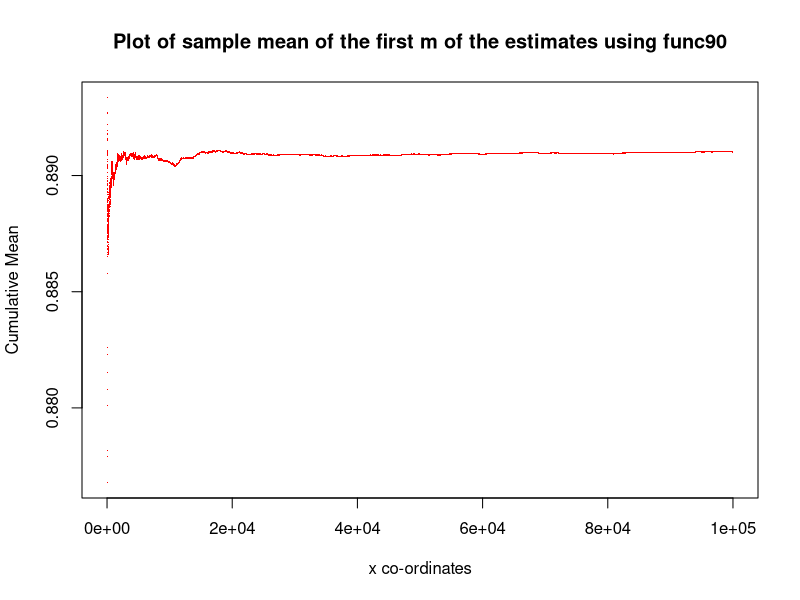
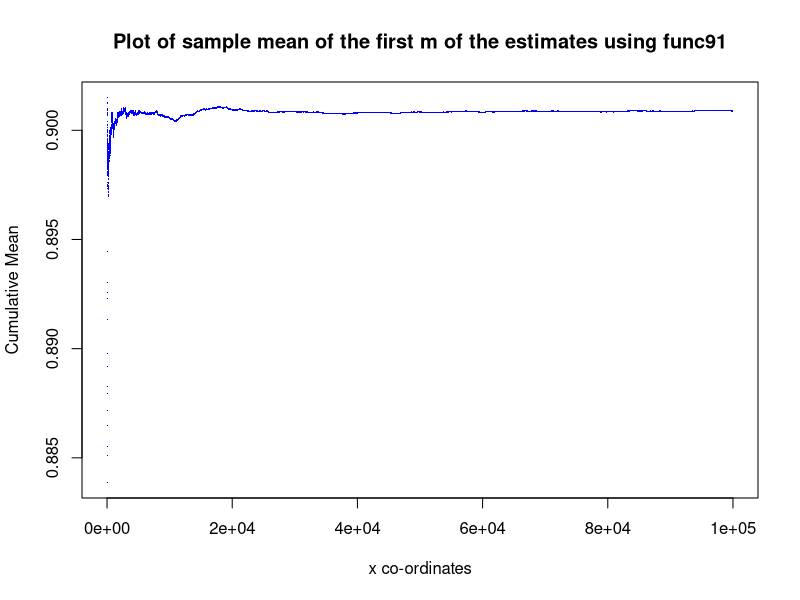
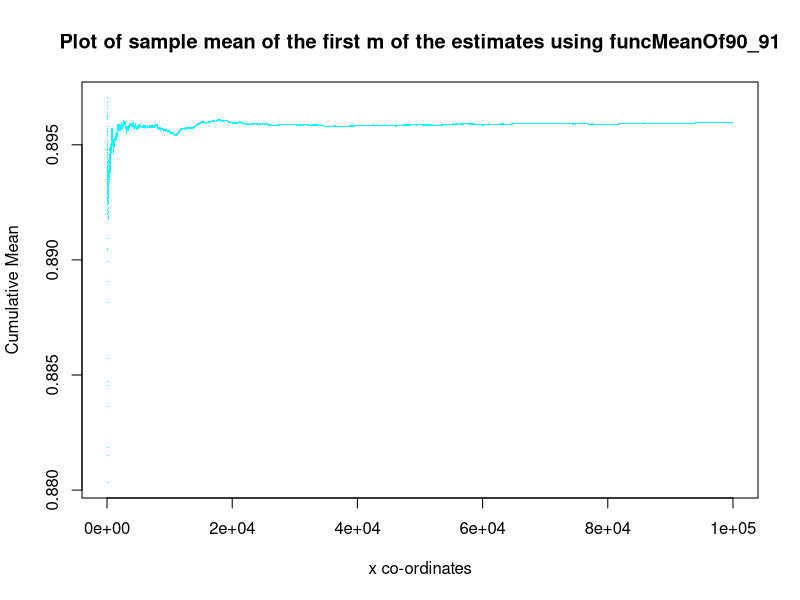
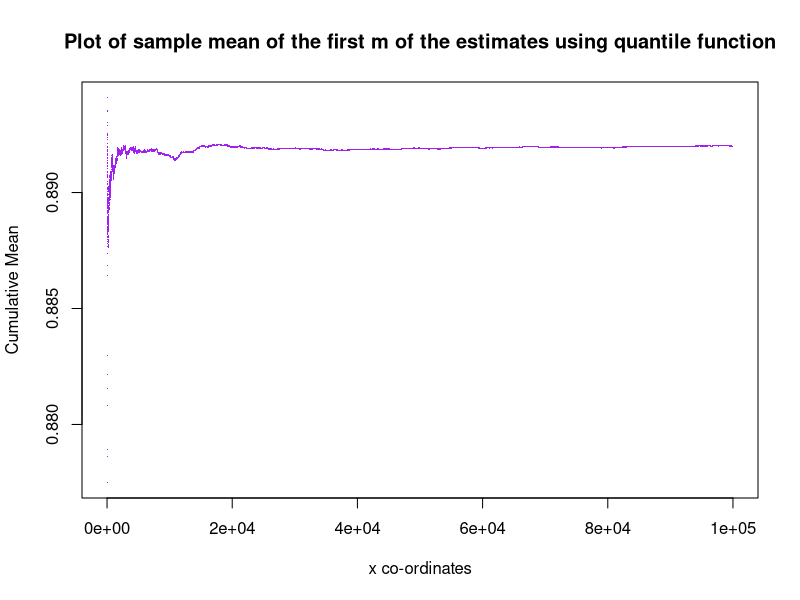
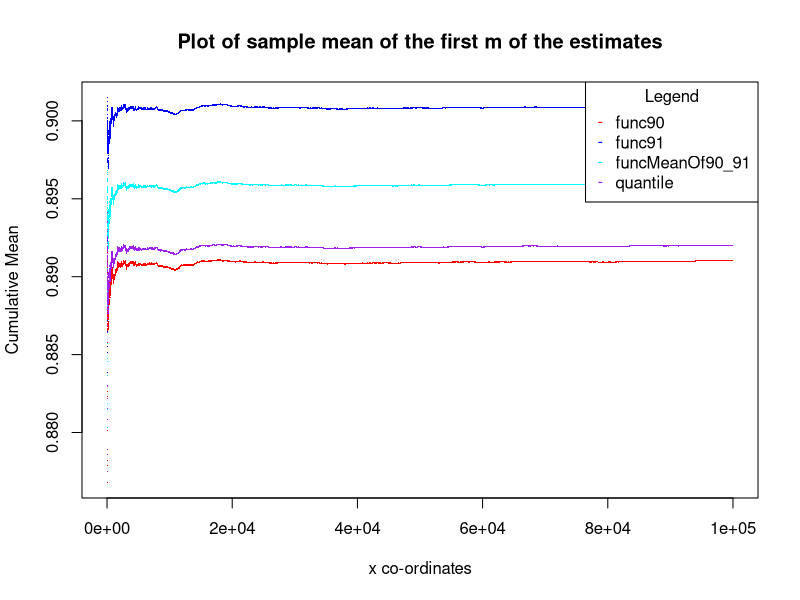
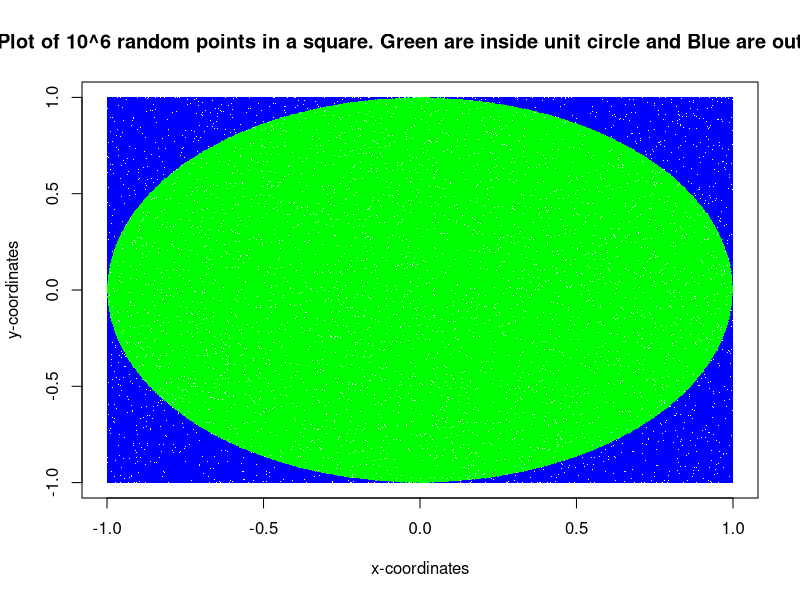

These charts were generated, in order, by the following R code:
## Question 1.a
func90 = function (v) {
  v_sorted = sort(v)
  v_90 = v_sorted[90]
  return (v_90)
}

## Question 1.b
func91 = function (v) {
  v_sorted = sort(v)
  v_91 = v_sorted[91]
  return (v_91)
}

## Question 1.c
funcMeanOf90_91 = function (v) {
  v_sorted = sort(v)
  v_meanOf_90_91 = (v_sorted[90] + v_sorted[91])/2
  return (v_meanOf_90_91)
}

## Question 1.d (i)
ud_100 = runif(100)
v_90 = func90(ud_100)
v_91 = func91(ud_100)
v_mean_90_91 = funcMeanOf90_91(ud_100)
quantile_90 = quantile(ud_100, 0.9)

cat("90th percentile using func90 =", v_90)
cat("91st percentile using func91 =", v_91)
cat("Mean of 90th and 91st percentile using funcMeanOf90_91 =", v_mean_90_91)
cat("90th percentile using quantile function =", quantile_90)

## Question 1.d (ii)
l_90 = c()
l_91 = c()
l_mean_90_91 = c()
l_quantile_90 = c()
for (i in 1:100000) {
  ud_100_t = runif(100)
  l_90[i] = func90(ud_100_t)
  l_91[i] = func91(ud_100_t)
  l_mean_90_91[i] = funcMeanOf90_91(ud_100_t)
  l_quantile_90[i] = quantile(ud_100_t, 0.9)
}

## Question 1.d (iii)
mean_l_90 = cumsum(l_90) / 1:100000
mean_l_91 = cumsum(l_91) / 1:100000
mean_l_mean_90_91 = cumsum(l_mean_90_91) / 1:100000
mean_l_quantile_90 = cumsum(l_quantile_90) / 1:100000

plot(c(0,100000), c(min(mean_l_90),max(mean_l_90)),type="n", xlab="x co-ordinates", ylab="Cumulative Mean", main="Plot of sample mean of the first m of the estimates using func90")
points(mean_l_90,pch=".", col="red")

plot(c(0,100000), c(min(mean_l_91),max(mean_l_91)),type="n", xlab="x co-ordinates", ylab="Cumulative Mean", main="Plot of sample mean of the first m of the estimates using func91")
points(mean_l_91,pch=".", col="blue")

plot(c(0,100000), c(min(mean_l_mean_90_91),max(mean_l_mean_90_91)),type="n", xlab="x co-ordinates", ylab="Cumulative Mean", main="Plot of sample mean of the first m of the estimates using funcMeanOf90_91")
points(mean_l_mean_90_91,pch=".", col="cyan")

plot(c(0,100000), c(min(mean_l_quantile_90),max(mean_l_quantile_90)),type="n", xlab="x co-ordinates", ylab="Cumulative Mean", main="Plot of sample mean of the first m of the estimates using quantile function")
points(mean_l_quantile_90,pch=".", col="purple")

## Question 1.e
cat("Mean of 100000 estimates using func90 =", mean_l_90[100000])
cat("Mean of 100000 estimates using func91 =", mean_l_91[100000])
cat("Mean of 100000 estimates using funcMeanOf90_91 =", mean_l_mean_90_91[100000])
cat("Mean of 100000 estimates using quantile =", mean_l_quantile_90[100000])
y_min = min(c(min(mean_l_90), min(mean_l_91), min(mean_l_mean_90_91), min(mean_l_quantile_90)))
y_max = max(c(min(mean_l_90), max(mean_l_91), max(mean_l_mean_90_91), max(mean_l_quantile_90)))

plot(c(0,100000), c(y_min,y_max),type="n", xlab="x co-ordinates", ylab="Cumulative Mean", main="Plot of sample mean of the first m of the estimates")
points(mean_l_90,pch=".", col="red")
points(mean_l_91,pch=".", col="blue")
points(mean_l_mean_90_91,pch=".", col="cyan")
points(mean_l_quantile_90,pch=".", col="purple")
legend("topright", c("func90","func91", "funcMeanOf90_91", "quantile"), pch = '-', title = "Legend", col=c("red", "blue", "cyan", "purple"))


## Question 2.a
pi2 = function(n) {
  return(sqrt(6*sum(1/(c(1:n)^2))))
}

cat ("Value of pi2(10^0) =", pi2(10^0))
cat ("Value of pi2(10^1) =", pi2(10^1))
cat ("Value of pi2(10^2) =", pi2(10^2))
cat ("Value of pi2(10^3) =", pi2(10^3))
cat ("Value of pi2(10^4) =", pi2(10^4))
cat ("Value of pi2(10^5) =", pi2(10^5))
cat ("Value of pi2(10^6) =", pi2(10^6))

## Question 2.b
pi3 = function(n) {
  x = runif(n, -1, 1)
  y = runif(n, -1, 1)
  d = (x)^2 + (y)^2
  pin = which(d <= 1)
  pout = which(d > 1)
  pi3_v = length(pin) * 4 / n
  ret = list(pi3_v, x, y, pin, pout)
  return(ret)
}

cat("Value of pi3(10^0) =", (pi3(10^0))[[1]])
cat("Value of pi3(10^1) =", (pi3(10^1))[[1]])
cat("Value of pi3(10^2) =", (pi3(10^2))[[1]])
cat("Value of pi3(10^3) =", (pi3(10^3))[[1]])
cat("Value of pi3(10^4) =", (pi3(10^4))[[1]])
cat("Value of pi3(10^5) =", (pi3(10^5))[[1]])
res_6 = pi3(10^6)
cat("Value of pi3(10^6) =", res_6[[1]])

plot(c(-1,1),c(-1,1),type="n",xlab="x-coordinates",ylab="y-coordinates", main="Plot of 10^6 random points in a square. Green are inside unit circle and Blue are outside");
points((res_6[[2]])[(res_6[[4]])],(res_6[[3]])[(res_6[[4]])],pch='.',col="green") ;
points((res_6[[2]])[(res_6[[5]])],(res_6[[3]])[(res_6[[5]])],pch='.',col="blue");
